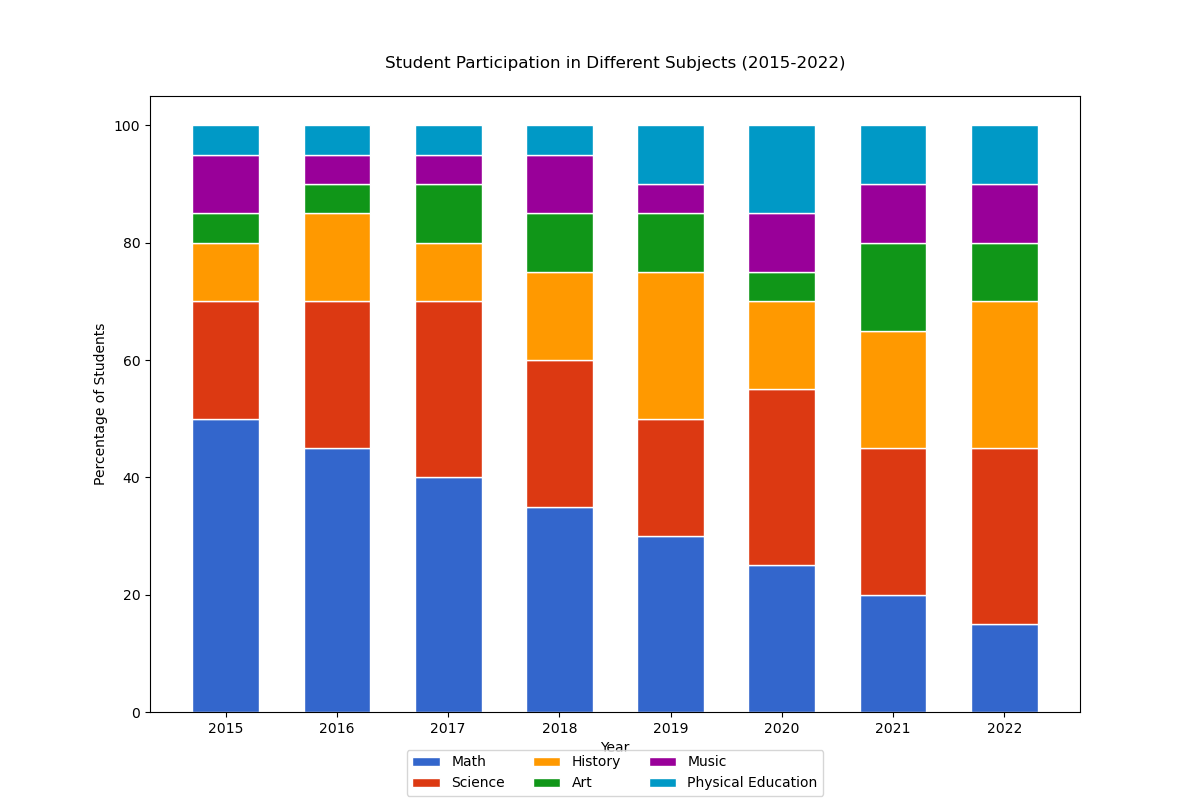

Write the Python code that produced this figure.

import matplotlib.pyplot as plt
import numpy as np

# Data
years = ['2015', '2016', '2017', '2018', '2019', '2020', '2021', '2022']
math = [50, 45, 40, 35, 30, 25, 20, 15]
science = [20, 25, 30, 25, 20, 30, 25, 30]
history = [10, 15, 10, 15, 25, 15, 20, 25]
art = [5, 5, 10, 10, 10, 5, 15, 10]
music = [10, 5, 5, 10, 5, 10, 10, 10]
pe = [5, 5, 5, 5, 10, 15, 10, 10]

# Normalize data to 100%
data = np.array([math, science, history, art, music, pe])
data = data / data.sum(axis=0) * 100

# Plotting
fig, ax = plt.subplots(figsize=(12, 8))
bar_width = 0.6
index = np.arange(len(years))

p1 = ax.bar(index, data[0], bar_width, color='#3366cc', edgecolor='white', label='Math')
p2 = ax.bar(index, data[1], bar_width, bottom=data[0], color='#dc3912', edgecolor='white', label='Science')
p3 = ax.bar(index, data[2], bar_width, bottom=data[0] + data[1], color='#ff9900', edgecolor='white', label='History')
p4 = ax.bar(index, data[3], bar_width, bottom=data[0] + data[1] + data[2], color='#109618', edgecolor='white', label='Art')
p5 = ax.bar(index, data[4], bar_width, bottom=data[0] + data[1] + data[2] + data[3], color='#990099', edgecolor='white', label='Music')
p6 = ax.bar(index, data[5], bar_width, bottom=data[0] + data[1] + data[2] + data[3] + data[4], color='#0099c6', edgecolor='white', label='Physical Education')

ax.set_xlabel('Year')
ax.set_ylabel('Percentage of Students')
ax.set_title('Student Participation in Different Subjects (2015-2022)', pad=20)
ax.set_xticks(index)
ax.set_xticklabels(years)
ax.legend(loc='upper center', bbox_to_anchor=(0.5, -0.05), ncol=3)

plt.show()
